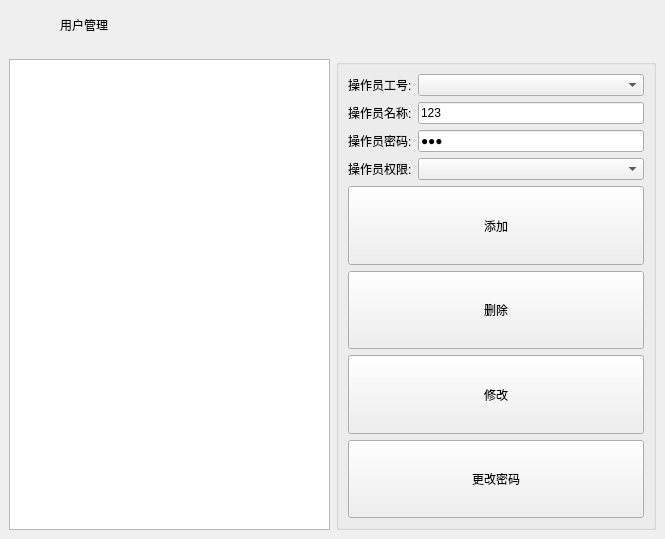
<?xml version="1.0" encoding="UTF-8"?>
<ui version="4.0">
 <class>frmUser</class>
 <widget class="QDialog" name="frmUser">
  <property name="geometry">
   <rect>
    <x>0</x>
    <y>0</y>
    <width>665</width>
    <height>539</height>
   </rect>
  </property>
  <property name="windowTitle">
   <string>Dialog</string>
  </property>
  <layout class="QVBoxLayout" name="verticalLayout">
   <property name="spacing">
    <number>0</number>
   </property>
   <property name="leftMargin">
    <number>0</number>
   </property>
   <property name="topMargin">
    <number>0</number>
   </property>
   <property name="rightMargin">
    <number>0</number>
   </property>
   <property name="bottomMargin">
    <number>0</number>
   </property>
   <item>
    <widget class="QWidget" name="widget_title" native="true">
     <property name="sizePolicy">
      <sizepolicy hsizetype="Preferred" vsizetype="Fixed">
       <horstretch>0</horstretch>
       <verstretch>0</verstretch>
      </sizepolicy>
     </property>
     <property name="minimumSize">
      <size>
       <width>0</width>
       <height>50</height>
      </size>
     </property>
     <layout class="QHBoxLayout" name="horizontalLayout_4">
      <property name="spacing">
       <number>0</number>
      </property>
      <property name="leftMargin">
       <number>0</number>
      </property>
      <property name="topMargin">
       <number>0</number>
      </property>
      <property name="rightMargin">
       <number>0</number>
      </property>
      <property name="bottomMargin">
       <number>0</number>
      </property>
      <item>
       <widget class="QLabel" name="lab_Ico">
        <property name="sizePolicy">
         <sizepolicy hsizetype="Minimum" vsizetype="Preferred">
          <horstretch>0</horstretch>
          <verstretch>0</verstretch>
         </sizepolicy>
        </property>
        <property name="minimumSize">
         <size>
          <width>60</width>
          <height>0</height>
         </size>
        </property>
        <property name="layoutDirection">
         <enum>Qt::LeftToRight</enum>
        </property>
        <property name="text">
         <string/>
        </property>
        <property name="alignment">
         <set>Qt::AlignCenter</set>
        </property>
       </widget>
      </item>
      <item>
       <widget class="QLabel" name="lab_Title">
        <property name="sizePolicy">
         <sizepolicy hsizetype="Expanding" vsizetype="Preferred">
          <horstretch>0</horstretch>
          <verstretch>0</verstretch>
         </sizepolicy>
        </property>
        <property name="styleSheet">
         <string notr="true"/>
        </property>
        <property name="text">
         <string>用户管理</string>
        </property>
        <property name="alignment">
         <set>Qt::AlignLeading|Qt::AlignLeft|Qt::AlignVCenter</set>
        </property>
       </widget>
      </item>
      <item>
       <widget class="QWidget" name="widget_menu" native="true">
        <property name="sizePolicy">
         <sizepolicy hsizetype="Minimum" vsizetype="Preferred">
          <horstretch>0</horstretch>
          <verstretch>0</verstretch>
         </sizepolicy>
        </property>
        <layout class="QHBoxLayout" name="horizontalLayout_5">
         <property name="spacing">
          <number>0</number>
         </property>
         <property name="leftMargin">
          <number>0</number>
         </property>
         <property name="topMargin">
          <number>0</number>
         </property>
         <property name="rightMargin">
          <number>0</number>
         </property>
         <property name="bottomMargin">
          <number>0</number>
         </property>
         <item>
          <widget class="QPushButton" name="btnMenu_Min">
           <property name="sizePolicy">
            <sizepolicy hsizetype="Minimum" vsizetype="Expanding">
             <horstretch>0</horstretch>
             <verstretch>0</verstretch>
            </sizepolicy>
           </property>
           <property name="minimumSize">
            <size>
             <width>100</width>
             <height>0</height>
            </size>
           </property>
           <property name="focusPolicy">
            <enum>Qt::NoFocus</enum>
           </property>
           <property name="text">
            <string/>
           </property>
           <property name="flat">
            <bool>true</bool>
           </property>
          </widget>
         </item>
         <item>
          <widget class="QPushButton" name="btnMenu_Close">
           <property name="sizePolicy">
            <sizepolicy hsizetype="Minimum" vsizetype="Expanding">
             <horstretch>0</horstretch>
             <verstretch>0</verstretch>
            </sizepolicy>
           </property>
           <property name="minimumSize">
            <size>
             <width>100</width>
             <height>0</height>
            </size>
           </property>
           <property name="cursor">
            <cursorShape>ArrowCursor</cursorShape>
           </property>
           <property name="focusPolicy">
            <enum>Qt::NoFocus</enum>
           </property>
           <property name="text">
            <string/>
           </property>
           <property name="flat">
            <bool>true</bool>
           </property>
          </widget>
         </item>
        </layout>
       </widget>
      </item>
     </layout>
    </widget>
   </item>
   <item>
    <widget class="QWidget" name="widget_main" native="true">
     <property name="styleSheet">
      <string notr="true"/>
     </property>
     <layout class="QHBoxLayout" name="horizontalLayout">
      <item>
       <widget class="QListWidget" name="listUser">
        <property name="focusPolicy">
         <enum>Qt::NoFocus</enum>
        </property>
       </widget>
      </item>
      <item>
       <widget class="QGroupBox" name="gboxUserInfo">
        <property name="title">
         <string/>
        </property>
        <layout class="QGridLayout" name="gridLayout_2">
         <item row="6" column="0" colspan="2">
          <widget class="QPushButton" name="btnUpdate">
           <property name="sizePolicy">
            <sizepolicy hsizetype="Minimum" vsizetype="Expanding">
             <horstretch>0</horstretch>
             <verstretch>0</verstretch>
            </sizepolicy>
           </property>
           <property name="focusPolicy">
            <enum>Qt::NoFocus</enum>
           </property>
           <property name="text">
            <string>修改</string>
           </property>
          </widget>
         </item>
         <item row="2" column="0">
          <widget class="QLabel" name="labUserPwd">
           <property name="text">
            <string>操作员密码:</string>
           </property>
          </widget>
         </item>
         <item row="4" column="0" colspan="2">
          <widget class="QPushButton" name="btnAdd">
           <property name="sizePolicy">
            <sizepolicy hsizetype="Minimum" vsizetype="Expanding">
             <horstretch>0</horstretch>
             <verstretch>0</verstretch>
            </sizepolicy>
           </property>
           <property name="focusPolicy">
            <enum>Qt::NoFocus</enum>
           </property>
           <property name="text">
            <string>添加</string>
           </property>
          </widget>
         </item>
         <item row="7" column="0" colspan="2">
          <widget class="QPushButton" name="btnUpdatePwd">
           <property name="sizePolicy">
            <sizepolicy hsizetype="Minimum" vsizetype="Expanding">
             <horstretch>0</horstretch>
             <verstretch>0</verstretch>
            </sizepolicy>
           </property>
           <property name="focusPolicy">
            <enum>Qt::NoFocus</enum>
           </property>
           <property name="text">
            <string>更改密码</string>
           </property>
          </widget>
         </item>
         <item row="2" column="1">
          <widget class="QLineEdit" name="txtUserPwd">
           <property name="text">
            <string>123</string>
           </property>
           <property name="echoMode">
            <enum>QLineEdit::Password</enum>
           </property>
          </widget>
         </item>
         <item row="0" column="1">
          <widget class="QComboBox" name="cboxUserID"/>
         </item>
         <item row="1" column="0">
          <widget class="QLabel" name="labUserName">
           <property name="text">
            <string>操作员名称:</string>
           </property>
          </widget>
         </item>
         <item row="1" column="1">
          <widget class="QLineEdit" name="txtUserName">
           <property name="text">
            <string>123</string>
           </property>
          </widget>
         </item>
         <item row="3" column="1">
          <widget class="QComboBox" name="cboxUserRole"/>
         </item>
         <item row="3" column="0">
          <widget class="QLabel" name="labUserRole">
           <property name="text">
            <string>操作员权限:</string>
           </property>
          </widget>
         </item>
         <item row="0" column="0">
          <widget class="QLabel" name="labUserID">
           <property name="text">
            <string>操作员工号:</string>
           </property>
          </widget>
         </item>
         <item row="5" column="0" colspan="2">
          <widget class="QPushButton" name="btnDelete">
           <property name="sizePolicy">
            <sizepolicy hsizetype="Minimum" vsizetype="Expanding">
             <horstretch>0</horstretch>
             <verstretch>0</verstretch>
            </sizepolicy>
           </property>
           <property name="focusPolicy">
            <enum>Qt::NoFocus</enum>
           </property>
           <property name="text">
            <string>删除</string>
           </property>
          </widget>
         </item>
        </layout>
       </widget>
      </item>
     </layout>
    </widget>
   </item>
  </layout>
 </widget>
 <resources/>
 <connections/>
</ui>
